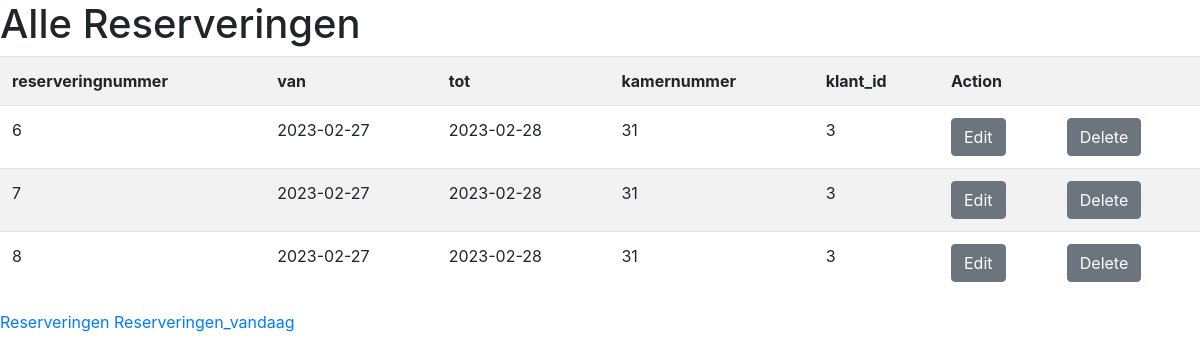
The app's page /alle_res.php with its own data.
### tables this page shows
CREATE TABLE `reservering` (
  `reserveringnummer` int(11) NOT NULL,
  `van` date NOT NULL,
  `tot` date NOT NULL,
  `kamernummer` int(11) DEFAULT NULL,
  `klant_id` int(11) DEFAULT NULL
);

### db.php (called while the page is built, shortened)
<?php
class Database{
    private $dbh;
    public function __construct() {
        $this->database = 'huis_der_tuin';
        $this->username = 'root';
        $this->password = '';
        $this->host = 'localhost';
        try {
            $dsn = "mysql:host=$this->host;dbname=$this->database";
            $this->dbh = new PDO($dsn, $this->username, $this->password);
        }catch(\Exception $e) {
            die('failed to connect to database' .$e->getMessage());
        }
    }
    public function select($sql,$placeholder = []) {
        $stmt = $this->dbh->prepare($sql);
        $stmt->execute($placeholder);
        $result = $stmt->fetchAll(PDO::FETCH_ASSOC);
            if(!empty($result)) {
                return $result;
            } else {
                echo "Geen data beschikbarr";
            }
    }
}
?>

### alle_res.php (the view, shortened to what this page needs)
<?php
include 'db.php';
$db = new Database();
$sql = "SELECT * from reservering";
$result = $db->select($sql);
?>
<!DOCTYPE html>
<html lang="en">
<head>
    <link rel="stylesheet" href="https://cdn.jsdelivr.net/npm/bootstrap@4.4.1/dist/css/bootstrap.min.css">
</head>
<body>
   <h1>Alle Reserveringen</h1>
   <table class="table table-striped">
    <tr>
        <th>reserveringnummer</th>
        <th>van</th>
        <th>tot</th>
        <th>kamernummer</th>
        <th>klant_id</th>
        <th colspan="2">Action</th>
    </tr>
    <tr>
        <?php
        if(!is_null($result)) {
        foreach ($result as $rows) {?>
         <td><?php echo $rows['reserveringnummer'] ?></td>
         <td><?php echo $rows['van'] ?></td>
         <td><?php echo $rows['tot'] ?></td>
         <td><?php echo $rows['kamernummer'] ?></td>
         <td><?php echo $rows['klant_id'] ?></td>
         <td><a  class="btn btn-secondary" href="edit_res.php?reserveringnummer=
         <?php echo trim($rows['reserveringnummer']);?>
         &van=<?php echo trim($rows['van']);?>
         &tot=<?php echo trim($rows['tot']);?>
         ">Edit</a></td>
         <td><a  class="btn btn-secondary" href="delete_res.php?reserveringnummer=<?php echo $rows['reserveringnummer'];?>">Delete</a></td>
    </tr>
     <?php }
     } ?>
   </table>
   <a href="alle_res.php">Reserveringen</a>
   <a href="res_vandaag.php">Reserveringen_vandaag</a>
</body>
</html>

### records on screen
reservering: reserveringnummer "6", van "2023-02-27", tot "2023-02-28", kamernummer "31", klant "3"
reservering: reserveringnummer "7", van "2023-02-27", tot "2023-02-28", kamernummer "31", klant "3"
reservering: reserveringnummer "8", van "2023-02-27", tot "2023-02-28", kamernummer "31", klant "3"
